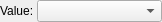
<?xml version="1.0" encoding="UTF-8"?>
<ui version="4.0">
 <class>Widget_ProxyParameter_ShaderParameter</class>
 <widget class="QWidget" name="Widget_ProxyParameter_ShaderParameter">
  <property name="geometry">
   <rect>
    <x>0</x>
    <y>0</y>
    <width>162</width>
    <height>21</height>
   </rect>
  </property>
  <property name="windowTitle">
   <string>Form</string>
  </property>
  <layout class="QHBoxLayout" name="horizontalLayout">
   <property name="spacing">
    <number>0</number>
   </property>
   <property name="leftMargin">
    <number>0</number>
   </property>
   <property name="topMargin">
    <number>0</number>
   </property>
   <property name="rightMargin">
    <number>0</number>
   </property>
   <property name="bottomMargin">
    <number>0</number>
   </property>
   <item>
    <widget class="QLabel" name="label_value">
     <property name="sizePolicy">
      <sizepolicy hsizetype="Maximum" vsizetype="Preferred">
       <horstretch>0</horstretch>
       <verstretch>0</verstretch>
      </sizepolicy>
     </property>
     <property name="text">
      <string>Value: </string>
     </property>
    </widget>
   </item>
   <item>
    <widget class="QComboBox" name="comboBox_shaderParameter"/>
   </item>
  </layout>
 </widget>
 <resources/>
 <connections/>
</ui>
